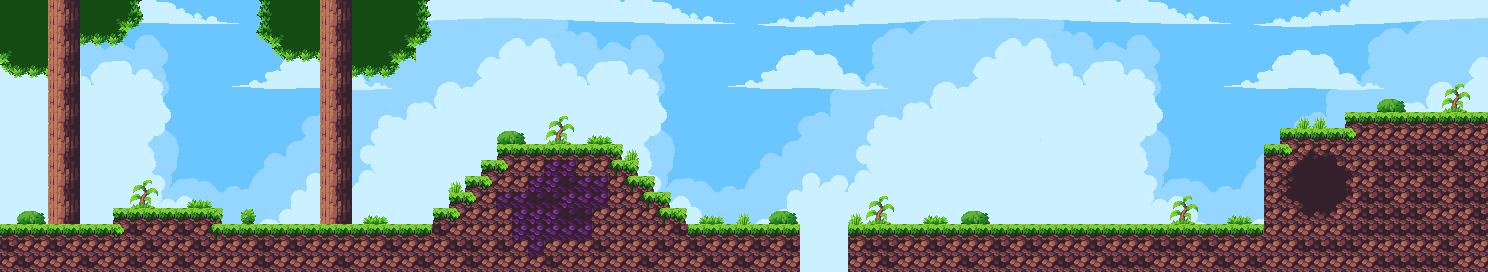

A level layout from a 2D game, rendered from its tile map. Below: a short description, then the map file with tile-grid data replaced by summaries:
An orthogonal 93x17 tile map with 16x16 px tiles, 4 tile layers (sky_background_0, sky_background_1, trees, map), 3 tilesets.

<map version="1.10" tiledversion="1.11.0" orientation="orthogonal" renderorder="right-down" width="93" height="17" tilewidth="16" tileheight="16" infinite="0" nextlayerid="10" nextobjectid="1">
 <editorsettings>
  <export target="level01.json" format="json" />
 </editorsettings>
 <tileset firstgid="1" source="level01.tsx" />
 <tileset firstgid="626" source="sky_background.tsx" />
 <tileset firstgid="1153" source="sky_background_1.tsx" />
 <layer id="8" name="sky_background_0" width="93" height="17">
  <data>[1581 cells, 1581 non-empty, 527 distinct tile ids]</data>
 </layer>
 <layer id="9" name="sky_background_1" width="93" height="17">
  <data>[1581 cells, 1581 non-empty, 527 distinct tile ids]</data>
 </layer>
 <layer id="7" name="trees" width="93" height="17">
  <data>[1581 cells, 177 non-empty, 27 distinct tile ids]</data>
 </layer>
 <layer id="1" name="map" width="93" height="17">
  <data>[1581 cells, 450 non-empty, 36 distinct tile ids]</data>
 </layer>
</map>
